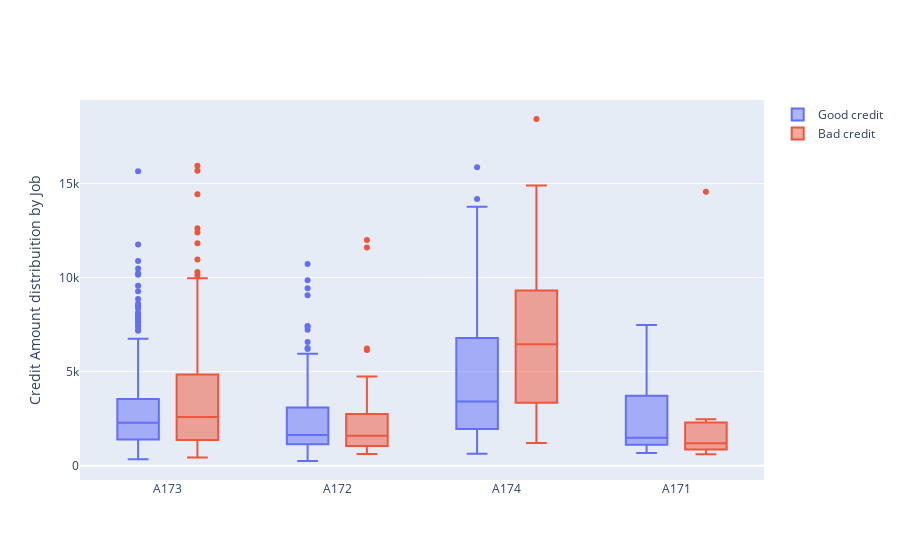

The notebook cell this image was saved under:
### Markdown cell above
### Single Men have high % of classifying be Good Creditors , 
### however with respect to amount, Single Men have high amount of being defaultor

### Code cell
trace0 = go.Box(
    x=df_good["Job"],
    y=df_good["CreditAmount"],
    name='Good credit'
)

trace1 = go.Box(
    x=df_bad['Job'],
    y=df_bad['CreditAmount'],
    name='Bad credit'
)
    
data = [trace0, trace1]

layout = go.Layout(
    yaxis=dict(
        title='Credit Amount distribuition by Job'
    ),
    boxmode='group'
)
fig = go.Figure(data=data, layout=layout)

py.iplot(fig, filename='box-age-cat')

### Figure 1 — Plotly figure (JSON) as saved in the notebook; plotly's stock layout.template omitted (floating-point values rounded to 4 significant figures; data arrays with more than 128 entries replaced by an {"elided": "..."} marker saying what was removed)
{"data": [{"name": "Good credit", "type": "box", "x": {"elided": "700 str values"}, "y": {"elided": "700 int values"}}, {"name": "Bad credit", "type": "box", "x": {"elided": "300 str values"}, "y": {"elided": "300 int values"}}], "layout": {"boxmode": "group", "yaxis": {"title": {"text": "Credit Amount distribuition by Job"}}}}
